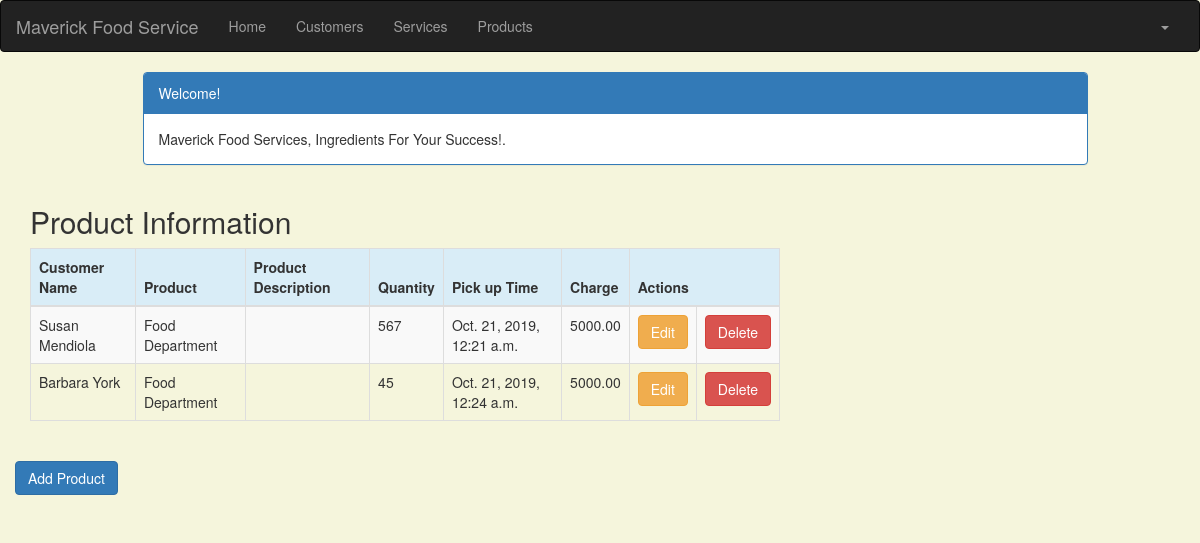
The page /product_list (signed in) on the database its author committed.
### crm/models.py (models this page shows, shortened)
class Product(models.Model):
    cust_name = models.ForeignKey(Customer, on_delete=models.CASCADE, related_name='products')
    product = models.CharField(max_length=100)
    p_description = models.TextField()
    quantity = models.IntegerField()
    pickup_time = models.DateTimeField( default=timezone.now)
    charge = models.DecimalField(max_digits=10, decimal_places=2)
    created_date = models.DateTimeField( default=timezone.now)
    updated_date = models.DateTimeField(auto_now_add=True)

class Customer(models.Model):
    cust_name = models.CharField(max_length=50)
    organization = models.CharField(max_length=100, blank=True)
    role = models.CharField(max_length=100)
    email = models.EmailField(max_length=100)
    bldgroom = models.CharField(max_length=100)
    address = models.CharField(max_length=200)
    account_number = models.IntegerField(blank=False, null=False)
    city = models.CharField(max_length=50)
    state = models.CharField(max_length=50)
    zipcode = models.CharField(max_length=10)
    phone_number = models.CharField(max_length=50)
    created_date = models.DateTimeField(default=timezone.now)
    updated_date = models.DateTimeField(auto_now_add=True)
    def __str__(self):
        return str(self.cust_name)

### crm/views.py (the view)
# urls.py: path('product_list', views.product_list, name='product_list'),
@login_required
def product_list(request):
    products = Product.objects.filter(created_date__lte=timezone.now())
    return render(request, 'crm/product_list.html', {'products': products})

### crm/templates/crm/product_list.html (shortened to what this page needs)
{% extends 'crm/base.html' %}
{% block content %}
<html>
<head>
    <link rel="stylesheet" href="https://maxcdn.bootstrapcdn.com/bootstrap/3.3.4/css/bootstrap.min.css">
</head>
<body>
<div class="container">
    <div class="row">
        <div class="col-md-10 col-md-offset-1">
            <div class="panel panel-primary">
                <div class="panel-heading">Welcome!</div>
                <div class="panel-body">
                    Maverick Food Services, Ingredients For Your Success!.
                </div>
            </div>
        </div>
    </div>
</div>
<div class="row">
    <h2 style="padding-left: 15Px">Product Information</h2>
</div>
<div>
    <table class="table table-striped table-bordered table-hover">
        <thead>
        <tr class="bg-info">
            <th>Customer Name</th>
            <th>Product</th>
            <th>Product Description</th>
            <th>Quantity</th>
            <th>Pick up Time</th>
            <th>Charge</th>
            <th colspan="3">Actions</th>
        </tr>
        </thead>
        <tbody>
        {% for product in products %}
            <tr>
                <td>{{ product.cust_name }}</td>
                <td>{{ product.product }}</td>
                <td>{{ product.p_descriptionrole }}</td>
                <td>{{ product.quantity }}</td>
                <td>{{ product.pickup_time }}</td>
                <td>{{ product.charge }}</td>
                <td><a href="{% url 'crm:product_edit' pk=product.pk %}" class="btn btn-warning">Edit</a></td>
                <td><a href="{% url 'crm:product_delete' pk=product.pk %}"
                           onclick="return confirm('Are you sure you want to delete?')"
                           class="btn btn-danger">Delete</a>
                    </td>
                </tr>
            {% endfor %}
            </tbody>
        </table>
<div class="row">
         <a href="{% url 'crm:product_new' %}" class="row"><span
                    class="btn btn-primary">Add Product</span></a>
     </div>
    </div>
    </body>
    </html>
{% endblock %}

### crm/templates/crm/product_list.html (style rules this page uses)
body { background-color: beige; }

### rows shown on the page
Product: cust_name "Susan Mendiola", product "Food Department", quantity "567", pickup_time "Oct. 21, 2019, 12:21 a.m.", charge "5000.00"
Product: cust_name "Barbara York", product "Food Department", quantity "45", pickup_time "Oct. 21, 2019, 12:24 a.m.", charge "5000.00"
